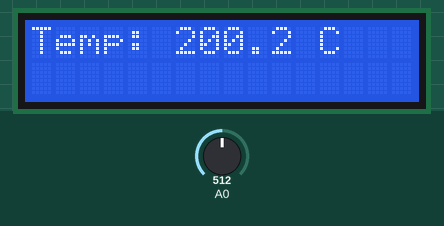
The sketch below on a simulated Arduino Uno, built with avr-gcc and run on an emulated ATmega328P. Shown: 16×2 character LCD. The inputs (shaded band) are chosen by the test bench; at power-on: A0 = 512.

Above: at 3.1 s.
3.2 s: A0 set to 187
At 5.9 s:
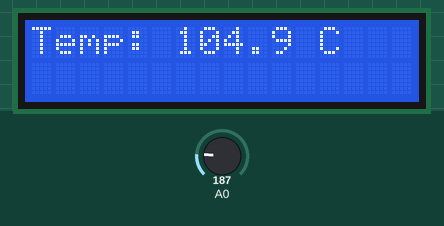
6.2 s: A0 set to 152
At 8.1 s:
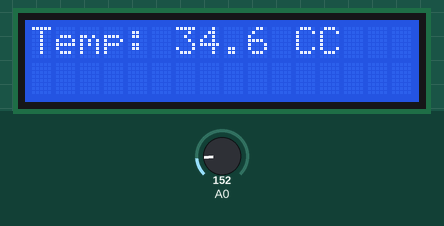
9.0 s: A0 set to 122
At 13.3 s:
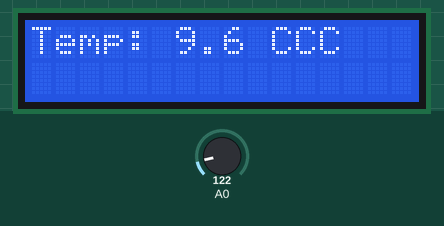
Timing chart, 0 to 14.8 s (numbered marks = the images above; inputs shaded):
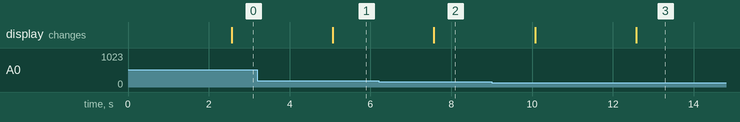

The sketch:

sensor_temperatura.ino
```cpp
#include <LiquidCrystal.h>

LiquidCrystal lcd(12, 11, 5, 4, 3, 2);
int sensor;
float temperatura;
float suma;

void setup() {
  lcd.begin(16,2);
}

void loop() {
  suma = 0;
  for(int i=0; i < 5; i++){
    sensor = analogRead(A0);
    temperatura = ((sensor * 5000.0)/1023)/10;
    suma = temperatura + suma - 50;
    delay(500);
    }

  lcd.setCursor(0,0);
  lcd.print("Temp: ");
  lcd.print(suma/5.0,1);
  lcd.print(" C");
}
```

Measured:
- the behaviour switches between 170 and 169 on A0 (found by bisection; images 1 and 2)
- after the input at 3.2 s, the display: changes after 1.9 s (image 1)
- after the input at 6.2 s, the display: changes after 1.4 s (image 2)
- after the input at 9.0 s, the display: first changes after 1.1 s (image 3 shows a later state)
